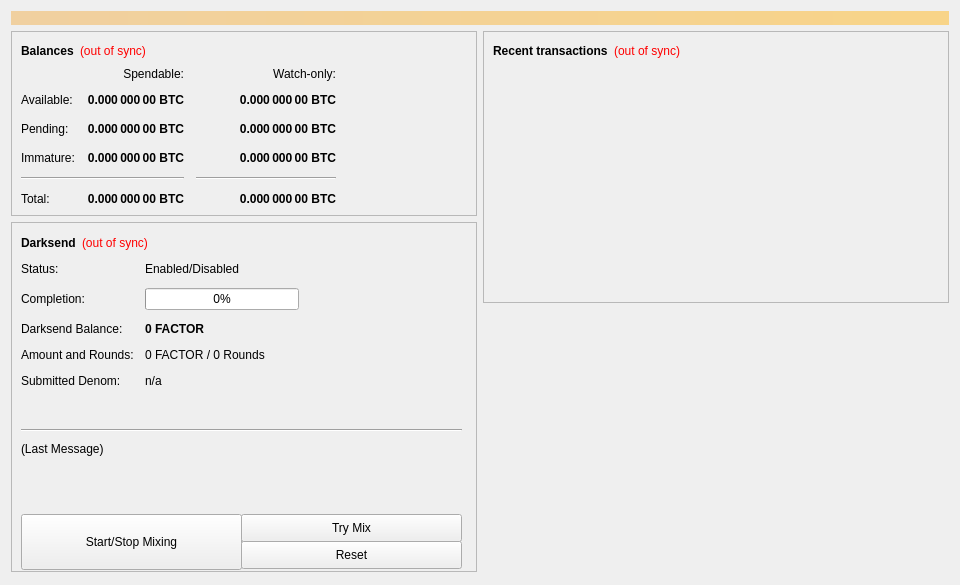
<?xml version="1.0" encoding="UTF-8"?>
<ui version="4.0">
 <class>OverviewPage</class>
 <widget class="QWidget" name="OverviewPage">
  <property name="geometry">
   <rect>
    <x>0</x>
    <y>0</y>
    <width>960</width>
    <height>585</height>
   </rect>
  </property>
  <property name="minimumSize">
   <size>
    <width>960</width>
    <height>0</height>
   </size>
  </property>
  <property name="windowTitle">
   <string>Form</string>
  </property>
  <layout class="QVBoxLayout" name="topLayout">
   <item>
    <widget class="QLabel" name="labelAlerts">
     <property name="visible">
      <bool>false</bool>
     </property>
     <property name="styleSheet">
      <string notr="true">background-color: qlineargradient(x1: 0, y1: 0, x2: 1, y2: 0, stop:0 #F0D0A0, stop:1 #F8D488); color:#000000;</string>
     </property>
     <property name="wordWrap">
      <bool>true</bool>
     </property>
     <property name="margin">
      <number>3</number>
     </property>
    </widget>
   </item>
   <item>
    <layout class="QHBoxLayout" name="horizontalLayout" stretch="1,1">
     <item>
      <layout class="QVBoxLayout" name="verticalLayout_2">
       <item>
        <widget class="QFrame" name="frame">
         <property name="frameShape">
          <enum>QFrame::StyledPanel</enum>
         </property>
         <property name="frameShadow">
          <enum>QFrame::Raised</enum>
         </property>
         <layout class="QVBoxLayout" name="verticalLayout_4">
          <item>
           <layout class="QHBoxLayout" name="horizontalLayout_4">
            <item>
             <widget class="QLabel" name="label_5">
              <property name="font">
               <font>
                <weight>75</weight>
                <bold>true</bold>
               </font>
              </property>
              <property name="text">
               <string>Balances</string>
              </property>
             </widget>
            </item>
            <item>
             <widget class="QLabel" name="labelWalletStatus">
              <property name="cursor">
               <cursorShape>WhatsThisCursor</cursorShape>
              </property>
              <property name="toolTip">
               <string>The displayed information may be out of date. Your wallet automatically synchronizes with the Factor network after a connection is established, but this process has not completed yet.</string>
              </property>
              <property name="styleSheet">
               <string notr="true">QLabel { color: red; }</string>
              </property>
              <property name="text">
               <string notr="true">(out of sync)</string>
              </property>
              <property name="alignment">
               <set>Qt::AlignLeading|Qt::AlignLeft|Qt::AlignVCenter</set>
              </property>
             </widget>
            </item>
            <item>
             <spacer name="horizontalSpacer_3">
              <property name="orientation">
               <enum>Qt::Horizontal</enum>
              </property>
              <property name="sizeHint" stdset="0">
               <size>
                <width>40</width>
                <height>20</height>
               </size>
              </property>
             </spacer>
            </item>
           </layout>
          </item>
          <item>
           <layout class="QGridLayout" name="gridLayout">
            <property name="spacing">
             <number>12</number>
            </property>
            <item row="2" column="2">
             <widget class="QLabel" name="labelWatchPending">
              <property name="font">
               <font>
                <weight>75</weight>
                <bold>true</bold>
               </font>
              </property>
              <property name="cursor">
               <cursorShape>IBeamCursor</cursorShape>
              </property>
              <property name="toolTip">
               <string>Unconfirmed transactions to watch-only addresses</string>
              </property>
              <property name="text">
               <string notr="true">0.000 000 00 BTC</string>
              </property>
              <property name="alignment">
               <set>Qt::AlignRight|Qt::AlignTrailing|Qt::AlignVCenter</set>
              </property>
              <property name="textInteractionFlags">
               <set>Qt::LinksAccessibleByMouse|Qt::TextSelectableByKeyboard|Qt::TextSelectableByMouse</set>
              </property>
             </widget>
            </item>
            <item row="2" column="1">
             <widget class="QLabel" name="labelUnconfirmed">
              <property name="font">
               <font>
                <weight>75</weight>
                <bold>true</bold>
               </font>
              </property>
              <property name="cursor">
               <cursorShape>IBeamCursor</cursorShape>
              </property>
              <property name="toolTip">
               <string>Total of transactions that have yet to be confirmed, and do not yet count toward the spendable balance</string>
              </property>
              <property name="text">
               <string notr="true">0.000 000 00 BTC</string>
              </property>
              <property name="alignment">
               <set>Qt::AlignRight|Qt::AlignTrailing|Qt::AlignVCenter</set>
              </property>
              <property name="textInteractionFlags">
               <set>Qt::LinksAccessibleByMouse|Qt::TextSelectableByKeyboard|Qt::TextSelectableByMouse</set>
              </property>
             </widget>
            </item>
            <item row="3" column="2">
             <widget class="QLabel" name="labelWatchImmature">
              <property name="font">
               <font>
                <weight>75</weight>
                <bold>true</bold>
               </font>
              </property>
              <property name="cursor">
               <cursorShape>IBeamCursor</cursorShape>
              </property>
              <property name="toolTip">
               <string>Mined balance in watch-only addresses that has not yet matured</string>
              </property>
              <property name="text">
               <string notr="true">0.000 000 00 BTC</string>
              </property>
              <property name="alignment">
               <set>Qt::AlignRight|Qt::AlignTrailing|Qt::AlignVCenter</set>
              </property>
              <property name="textInteractionFlags">
               <set>Qt::LinksAccessibleByMouse|Qt::TextSelectableByKeyboard|Qt::TextSelectableByMouse</set>
              </property>
             </widget>
            </item>
            <item row="4" column="0" colspan="2">
             <widget class="Line" name="lineSpendableBalance">
              <property name="orientation">
               <enum>Qt::Horizontal</enum>
              </property>
             </widget>
            </item>
            <item row="4" column="2">
             <widget class="Line" name="lineWatchBalance">
              <property name="sizePolicy">
               <sizepolicy hsizetype="Preferred" vsizetype="Fixed">
                <horstretch>0</horstretch>
                <verstretch>0</verstretch>
               </sizepolicy>
              </property>
              <property name="minimumSize">
               <size>
                <width>140</width>
                <height>0</height>
               </size>
              </property>
              <property name="orientation">
               <enum>Qt::Horizontal</enum>
              </property>
             </widget>
            </item>
            <item row="5" column="0">
             <widget class="QLabel" name="labelTotalText">
              <property name="text">
               <string>Total:</string>
              </property>
             </widget>
            </item>
            <item row="3" column="1">
             <widget class="QLabel" name="labelImmature">
              <property name="font">
               <font>
                <weight>75</weight>
                <bold>true</bold>
               </font>
              </property>
              <property name="cursor">
               <cursorShape>IBeamCursor</cursorShape>
              </property>
              <property name="toolTip">
               <string>Mined balance that has not yet matured</string>
              </property>
              <property name="text">
               <string notr="true">0.000 000 00 BTC</string>
              </property>
              <property name="alignment">
               <set>Qt::AlignRight|Qt::AlignTrailing|Qt::AlignVCenter</set>
              </property>
              <property name="textInteractionFlags">
               <set>Qt::LinksAccessibleByMouse|Qt::TextSelectableByKeyboard|Qt::TextSelectableByMouse</set>
              </property>
             </widget>
            </item>
            <item row="2" column="3">
             <spacer name="horizontalSpacer_2">
              <property name="orientation">
               <enum>Qt::Horizontal</enum>
              </property>
              <property name="sizeHint" stdset="0">
               <size>
                <width>40</width>
                <height>20</height>
               </size>
              </property>
             </spacer>
            </item>
            <item row="3" column="0">
             <widget class="QLabel" name="labelImmatureText">
              <property name="text">
               <string>Immature:</string>
              </property>
             </widget>
            </item>
            <item row="5" column="1">
             <widget class="QLabel" name="labelTotal">
              <property name="font">
               <font>
                <weight>75</weight>
                <bold>true</bold>
               </font>
              </property>
              <property name="cursor">
               <cursorShape>IBeamCursor</cursorShape>
              </property>
              <property name="toolTip">
               <string>Your current total balance</string>
              </property>
              <property name="text">
               <string notr="true">0.000 000 00 BTC</string>
              </property>
              <property name="alignment">
               <set>Qt::AlignRight|Qt::AlignTrailing|Qt::AlignVCenter</set>
              </property>
              <property name="textInteractionFlags">
               <set>Qt::LinksAccessibleByMouse|Qt::TextSelectableByKeyboard|Qt::TextSelectableByMouse</set>
              </property>
             </widget>
            </item>
            <item row="5" column="2">
             <widget class="QLabel" name="labelWatchTotal">
              <property name="font">
               <font>
                <weight>75</weight>
                <bold>true</bold>
               </font>
              </property>
              <property name="cursor">
               <cursorShape>IBeamCursor</cursorShape>
              </property>
              <property name="toolTip">
               <string>Current total balance in watch-only addresses</string>
              </property>
              <property name="text">
               <string notr="true">0.000 000 00 BTC</string>
              </property>
              <property name="alignment">
               <set>Qt::AlignRight|Qt::AlignTrailing|Qt::AlignVCenter</set>
              </property>
              <property name="textInteractionFlags">
               <set>Qt::LinksAccessibleByMouse|Qt::TextSelectableByKeyboard|Qt::TextSelectableByMouse</set>
              </property>
             </widget>
            </item>
            <item row="0" column="2">
             <widget class="QLabel" name="labelWatchonly">
              <property name="text">
               <string>Watch-only:</string>
              </property>
              <property name="alignment">
               <set>Qt::AlignRight|Qt::AlignTrailing|Qt::AlignVCenter</set>
              </property>
             </widget>
            </item>
            <item row="1" column="0">
             <widget class="QLabel" name="labelBalanceText">
              <property name="text">
               <string>Available:</string>
              </property>
             </widget>
            </item>
            <item row="1" column="1">
             <widget class="QLabel" name="labelBalance">
              <property name="font">
               <font>
                <weight>75</weight>
                <bold>true</bold>
               </font>
              </property>
              <property name="cursor">
               <cursorShape>IBeamCursor</cursorShape>
              </property>
              <property name="toolTip">
               <string>Your current spendable balance</string>
              </property>
              <property name="text">
               <string notr="true">0.000 000 00 BTC</string>
              </property>
              <property name="alignment">
               <set>Qt::AlignRight|Qt::AlignTrailing|Qt::AlignVCenter</set>
              </property>
              <property name="textInteractionFlags">
               <set>Qt::LinksAccessibleByMouse|Qt::TextSelectableByKeyboard|Qt::TextSelectableByMouse</set>
              </property>
             </widget>
            </item>
            <item row="1" column="2">
             <widget class="QLabel" name="labelWatchAvailable">
              <property name="font">
               <font>
                <weight>75</weight>
                <bold>true</bold>
               </font>
              </property>
              <property name="cursor">
               <cursorShape>IBeamCursor</cursorShape>
              </property>
              <property name="toolTip">
               <string>Your current balance in watch-only addresses</string>
              </property>
              <property name="text">
               <string notr="true">0.000 000 00 BTC</string>
              </property>
              <property name="alignment">
               <set>Qt::AlignRight|Qt::AlignTrailing|Qt::AlignVCenter</set>
              </property>
              <property name="textInteractionFlags">
               <set>Qt::LinksAccessibleByMouse|Qt::TextSelectableByKeyboard|Qt::TextSelectableByMouse</set>
              </property>
             </widget>
            </item>
            <item row="2" column="0">
             <widget class="QLabel" name="labelPendingText">
              <property name="text">
               <string>Pending:</string>
              </property>
             </widget>
            </item>
            <item row="0" column="1">
             <widget class="QLabel" name="labelSpendable">
              <property name="text">
               <string>Spendable:</string>
              </property>
              <property name="alignment">
               <set>Qt::AlignRight|Qt::AlignTrailing|Qt::AlignVCenter</set>
              </property>
             </widget>
            </item>
           </layout>
          </item>
         </layout>
        </widget>
       </item>
       <item>
        <widget class="QFrame" name="frameDarksend">
         <property name="minimumSize">
          <size>
           <width>0</width>
           <height>350</height>
          </size>
         </property>
         <property name="layoutDirection">
          <enum>Qt::LeftToRight</enum>
         </property>
         <property name="frameShape">
          <enum>QFrame::StyledPanel</enum>
         </property>
         <property name="frameShadow">
          <enum>QFrame::Raised</enum>
         </property>
         <widget class="QWidget" name="formLayoutWidget">
          <property name="geometry">
           <rect>
            <x>10</x>
            <y>40</y>
            <width>451</width>
            <height>161</height>
           </rect>
          </property>
          <layout class="QFormLayout" name="formLayout">
           <property name="fieldGrowthPolicy">
            <enum>QFormLayout::AllNonFixedFieldsGrow</enum>
           </property>
           <property name="horizontalSpacing">
            <number>11</number>
           </property>
           <property name="verticalSpacing">
            <number>12</number>
           </property>
           <item row="0" column="0">
            <widget class="QLabel" name="label_6">
             <property name="text">
              <string>Status:</string>
             </property>
            </widget>
           </item>
           <item row="1" column="0">
            <widget class="QLabel" name="label_7">
             <property name="text">
              <string>Completion:</string>
             </property>
            </widget>
           </item>
           <item row="1" column="1">
            <widget class="QProgressBar" name="darksendProgress">
             <property name="maximumSize">
              <size>
               <width>154</width>
               <height>16777215</height>
              </size>
             </property>
             <property name="value">
              <number>0</number>
             </property>
            </widget>
           </item>
           <item row="2" column="0">
            <widget class="QLabel" name="labelAnonymizedText">
             <property name="text">
              <string>Darksend Balance:</string>
             </property>
            </widget>
           </item>
           <item row="2" column="1">
            <widget class="QLabel" name="labelAnonymized">
             <property name="font">
              <font>
               <weight>75</weight>
               <bold>true</bold>
              </font>
             </property>
             <property name="text">
              <string notr="true">0 FACTOR</string>
             </property>
            </widget>
           </item>
           <item row="3" column="0">
            <widget class="QLabel" name="label_8">
             <property name="text">
              <string>Amount and Rounds:</string>
             </property>
            </widget>
           </item>
           <item row="3" column="1">
            <widget class="QLabel" name="labelAmountRounds">
             <property name="text">
              <string>0 FACTOR / 0 Rounds</string>
             </property>
            </widget>
           </item>
           <item row="4" column="0">
            <widget class="QLabel" name="label_9">
             <property name="text">
              <string>Submitted Denom:</string>
             </property>
            </widget>
           </item>
           <item row="4" column="1">
            <widget class="QLabel" name="labelSubmittedDenom">
             <property name="toolTip">
              <string>The denominations you submitted to the Masternode.&lt;br&gt;To mix, other users must submit the exact same denominations.</string>
             </property>
             <property name="text">
              <string>n/a</string>
             </property>
            </widget>
           </item>
           <item row="0" column="1">
            <widget class="QLabel" name="darksendEnabled">
             <property name="text">
              <string>Enabled/Disabled</string>
             </property>
            </widget>
           </item>
          </layout>
         </widget>
         <widget class="QPushButton" name="runAutoDenom">
          <property name="geometry">
           <rect>
            <x>251</x>
            <y>17</y>
            <width>1</width>
            <height>1</height>
           </rect>
          </property>
          <property name="palette">
           <palette>
            <active>
             <colorrole role="WindowText">
              <brush brushstyle="SolidPattern">
               <color alpha="255">
                <red>0</red>
                <green>0</green>
                <blue>0</blue>
               </color>
              </brush>
             </colorrole>
             <colorrole role="Button">
              <brush brushstyle="SolidPattern">
               <color alpha="255">
                <red>239</red>
                <green>238</green>
                <blue>238</blue>
               </color>
              </brush>
             </colorrole>
             <colorrole role="Light">
              <brush brushstyle="SolidPattern">
               <color alpha="255">
                <red>255</red>
                <green>255</green>
                <blue>255</blue>
               </color>
              </brush>
             </colorrole>
             <colorrole role="Midlight">
              <brush brushstyle="SolidPattern">
               <color alpha="255">
                <red>247</red>
                <green>246</green>
                <blue>246</blue>
               </color>
              </brush>
             </colorrole>
             <colorrole role="Dark">
              <brush brushstyle="SolidPattern">
               <color alpha="255">
                <red>119</red>
                <green>119</green>
                <blue>119</blue>
               </color>
              </brush>
             </colorrole>
             <colorrole role="Mid">
              <brush brushstyle="SolidPattern">
               <color alpha="255">
                <red>159</red>
                <green>159</green>
                <blue>159</blue>
               </color>
              </brush>
             </colorrole>
             <colorrole role="Text">
              <brush brushstyle="SolidPattern">
               <color alpha="255">
                <red>0</red>
                <green>0</green>
                <blue>0</blue>
               </color>
              </brush>
             </colorrole>
             <colorrole role="BrightText">
              <brush brushstyle="SolidPattern">
               <color alpha="255">
                <red>255</red>
                <green>255</green>
                <blue>255</blue>
               </color>
              </brush>
             </colorrole>
             <colorrole role="ButtonText">
              <brush brushstyle="SolidPattern">
               <color alpha="255">
                <red>0</red>
                <green>0</green>
                <blue>0</blue>
               </color>
              </brush>
             </colorrole>
             <colorrole role="Base">
              <brush brushstyle="SolidPattern">
               <color alpha="255">
                <red>255</red>
                <green>255</green>
                <blue>255</blue>
               </color>
              </brush>
             </colorrole>
             <colorrole role="Window">
              <brush brushstyle="SolidPattern">
               <color alpha="255">
                <red>239</red>
                <green>238</green>
                <blue>238</blue>
               </color>
              </brush>
             </colorrole>
             <colorrole role="Shadow">
              <brush brushstyle="SolidPattern">
               <color alpha="255">
                <red>0</red>
                <green>0</green>
                <blue>0</blue>
               </color>
              </brush>
             </colorrole>
             <colorrole role="AlternateBase">
              <brush brushstyle="SolidPattern">
               <color alpha="255">
                <red>247</red>
                <green>246</green>
                <blue>246</blue>
               </color>
              </brush>
             </colorrole>
             <colorrole role="ToolTipBase">
              <brush brushstyle="SolidPattern">
               <color alpha="255">
                <red>255</red>
                <green>255</green>
                <blue>220</blue>
               </color>
              </brush>
             </colorrole>
             <colorrole role="ToolTipText">
              <brush brushstyle="SolidPattern">
               <color alpha="255">
                <red>0</red>
                <green>0</green>
                <blue>0</blue>
               </color>
              </brush>
             </colorrole>
            </active>
            <inactive>
             <colorrole role="WindowText">
              <brush brushstyle="SolidPattern">
               <color alpha="255">
                <red>0</red>
                <green>0</green>
                <blue>0</blue>
               </color>
              </brush>
             </colorrole>
             <colorrole role="Button">
              <brush brushstyle="SolidPattern">
               <color alpha="255">
                <red>239</red>
                <green>238</green>
                <blue>238</blue>
               </color>
              </brush>
             </colorrole>
             <colorrole role="Light">
              <brush brushstyle="SolidPattern">
               <color alpha="255">
                <red>255</red>
                <green>255</green>
                <blue>255</blue>
               </color>
              </brush>
             </colorrole>
             <colorrole role="Midlight">
              <brush brushstyle="SolidPattern">
               <color alpha="255">
                <red>247</red>
                <green>246</green>
                <blue>246</blue>
               </color>
              </brush>
             </colorrole>
             <colorrole role="Dark">
              <brush brushstyle="SolidPattern">
               <color alpha="255">
                <red>119</red>
                <green>119</green>
                <blue>119</blue>
               </color>
              </brush>
             </colorrole>
             <colorrole role="Mid">
              <brush brushstyle="SolidPattern">
               <color alpha="255">
                <red>159</red>
                <green>159</green>
                <blue>159</blue>
               </color>
              </brush>
             </colorrole>
             <colorrole role="Text">
              <brush brushstyle="SolidPattern">
               <color alpha="255">
                <red>0</red>
                <green>0</green>
                <blue>0</blue>
               </color>
              </brush>
             </colorrole>
             <colorrole role="BrightText">
              <brush brushstyle="SolidPattern">
               <color alpha="255">
                <red>255</red>
                <green>255</green>
                <blue>255</blue>
               </color>
              </brush>
             </colorrole>
             <colorrole role="ButtonText">
              <brush brushstyle="SolidPattern">
               <color alpha="255">
                <red>0</red>
                <green>0</green>
                <blue>0</blue>
               </color>
              </brush>
             </colorrole>
             <colorrole role="Base">
              <brush brushstyle="SolidPattern">
               <color alpha="255">
                <red>255</red>
                <green>255</green>
                <blue>255</blue>
               </color>
              </brush>
             </colorrole>
             <colorrole role="Window">
              <brush brushstyle="SolidPattern">
               <color alpha="255">
                <red>239</red>
                <green>238</green>
                <blue>238</blue>
               </color>
              </brush>
             </colorrole>
             <colorrole role="Shadow">
              <brush brushstyle="SolidPattern">
               <color alpha="255">
                <red>0</red>
                <green>0</green>
                <blue>0</blue>
               </color>
              </brush>
             </colorrole>
             <colorrole role="AlternateBase">
              <brush brushstyle="SolidPattern">
               <color alpha="255">
                <red>247</red>
                <green>246</green>
                <blue>246</blue>
               </color>
              </brush>
             </colorrole>
             <colorrole role="ToolTipBase">
              <brush brushstyle="SolidPattern">
               <color alpha="255">
                <red>255</red>
                <green>255</green>
                <blue>220</blue>
               </color>
              </brush>
             </colorrole>
             <colorrole role="ToolTipText">
              <brush brushstyle="SolidPattern">
               <color alpha="255">
                <red>0</red>
                <green>0</green>
                <blue>0</blue>
               </color>
              </brush>
             </colorrole>
            </inactive>
            <disabled>
             <colorrole role="WindowText">
              <brush brushstyle="SolidPattern">
               <color alpha="255">
                <red>119</red>
                <green>119</green>
                <blue>119</blue>
               </color>
              </brush>
             </colorrole>
             <colorrole role="Button">
              <brush brushstyle="SolidPattern">
               <color alpha="255">
                <red>239</red>
                <green>238</green>
                <blue>238</blue>
               </color>
              </brush>
             </colorrole>
             <colorrole role="Light">
              <brush brushstyle="SolidPattern">
               <color alpha="255">
                <red>255</red>
                <green>255</green>
                <blue>255</blue>
               </color>
              </brush>
             </colorrole>
             <colorrole role="Midlight">
              <brush brushstyle="SolidPattern">
               <color alpha="255">
                <red>247</red>
                <green>246</green>
                <blue>246</blue>
               </color>
              </brush>
             </colorrole>
             <colorrole role="Dark">
              <brush brushstyle="SolidPattern">
               <color alpha="255">
                <red>119</red>
                <green>119</green>
                <blue>119</blue>
               </color>
              </brush>
             </colorrole>
             <colorrole role="Mid">
              <brush brushstyle="SolidPattern">
               <color alpha="255">
                <red>159</red>
                <green>159</green>
                <blue>159</blue>
               </color>
              </brush>
             </colorrole>
             <colorrole role="Text">
              <brush brushstyle="SolidPattern">
               <color alpha="255">
                <red>119</red>
                <green>119</green>
                <blue>119</blue>
               </color>
              </brush>
             </colorrole>
             <colorrole role="BrightText">
              <brush brushstyle="SolidPattern">
               <color alpha="255">
                <red>255</red>
                <green>255</green>
                <blue>255</blue>
               </color>
              </brush>
             </colorrole>
             <colorrole role="ButtonText">
              <brush brushstyle="SolidPattern">
               <color alpha="255">
                <red>119</red>
                <green>119</green>
                <blue>119</blue>
               </color>
              </brush>
             </colorrole>
             <colorrole role="Base">
              <brush brushstyle="SolidPattern">
               <color alpha="255">
                <red>239</red>
                <green>238</green>
                <blue>238</blue>
               </color>
              </brush>
             </colorrole>
             <colorrole role="Window">
              <brush brushstyle="SolidPattern">
               <color alpha="255">
                <red>239</red>
                <green>238</green>
                <blue>238</blue>
               </color>
              </brush>
             </colorrole>
             <colorrole role="Shadow">
              <brush brushstyle="SolidPattern">
               <color alpha="255">
                <red>0</red>
                <green>0</green>
                <blue>0</blue>
               </color>
              </brush>
             </colorrole>
             <colorrole role="AlternateBase">
              <brush brushstyle="SolidPattern">
               <color alpha="255">
                <red>239</red>
                <green>238</green>
                <blue>238</blue>
               </color>
              </brush>
             </colorrole>
             <colorrole role="ToolTipBase">
              <brush brushstyle="SolidPattern">
               <color alpha="255">
                <red>255</red>
                <green>255</green>
                <blue>220</blue>
               </color>
              </brush>
             </colorrole>
             <colorrole role="ToolTipText">
              <brush brushstyle="SolidPattern">
               <color alpha="255">
                <red>0</red>
                <green>0</green>
                <blue>0</blue>
               </color>
              </brush>
             </colorrole>
            </disabled>
           </palette>
          </property>
          <property name="focusPolicy">
           <enum>Qt::NoFocus</enum>
          </property>
          <property name="autoFillBackground">
           <bool>true</bool>
          </property>
          <property name="text">
           <string/>
          </property>
          <property name="flat">
           <bool>true</bool>
          </property>
         </widget>
         <widget class="QPushButton" name="toggleDarksend">
          <property name="geometry">
           <rect>
            <x>10</x>
            <y>292</y>
            <width>221</width>
            <height>56</height>
           </rect>
          </property>
          <property name="sizePolicy">
           <sizepolicy hsizetype="MinimumExpanding" vsizetype="Fixed">
            <horstretch>0</horstretch>
            <verstretch>0</verstretch>
           </sizepolicy>
          </property>
          <property name="text">
           <string>Start/Stop Mixing</string>
          </property>
         </widget>
         <widget class="Line" name="lineLastMessage">
          <property name="geometry">
           <rect>
            <x>10</x>
            <y>200</y>
            <width>441</width>
            <height>16</height>
           </rect>
          </property>
          <property name="orientation">
           <enum>Qt::Horizontal</enum>
          </property>
         </widget>
         <widget class="QLabel" name="darksendStatus">
          <property name="geometry">
           <rect>
            <x>10</x>
            <y>220</y>
            <width>451</width>
            <height>61</height>
           </rect>
          </property>
          <property name="minimumSize">
           <size>
            <width>288</width>
            <height>43</height>
           </size>
          </property>
          <property name="text">
           <string>(Last Message)</string>
          </property>
          <property name="alignment">
           <set>Qt::AlignLeading|Qt::AlignLeft|Qt::AlignTop</set>
          </property>
          <property name="wordWrap">
           <bool>true</bool>
          </property>
         </widget>
         <widget class="QPushButton" name="darksendAuto">
          <property name="geometry">
           <rect>
            <x>230</x>
            <y>292</y>
            <width>221</width>
            <height>28</height>
           </rect>
          </property>
          <property name="sizePolicy">
           <sizepolicy hsizetype="MinimumExpanding" vsizetype="Fixed">
            <horstretch>0</horstretch>
            <verstretch>0</verstretch>
           </sizepolicy>
          </property>
          <property name="toolTip">
           <string>Try to manually submit a Darksend request.</string>
          </property>
          <property name="text">
           <string>Try Mix</string>
          </property>
         </widget>
         <widget class="QPushButton" name="darksendReset">
          <property name="geometry">
           <rect>
            <x>230</x>
            <y>319</y>
            <width>221</width>
            <height>28</height>
           </rect>
          </property>
          <property name="sizePolicy">
           <sizepolicy hsizetype="MinimumExpanding" vsizetype="Fixed">
            <horstretch>0</horstretch>
            <verstretch>0</verstretch>
           </sizepolicy>
          </property>
          <property name="toolTip">
           <string>Reset the current status of Darksend (can interrupt Darksend if it's in the process of Mixing, which can cost you money!)</string>
          </property>
          <property name="autoFillBackground">
           <bool>false</bool>
          </property>
          <property name="text">
           <string>Reset</string>
          </property>
         </widget>
         <widget class="QWidget" name="layoutWidget">
          <property name="geometry">
           <rect>
            <x>10</x>
            <y>10</y>
            <width>431</width>
            <height>22</height>
           </rect>
          </property>
          <layout class="QHBoxLayout" name="horizontalLayout_5">
           <item>
            <widget class="QLabel" name="label_2">
             <property name="font">
              <font>
               <weight>75</weight>
               <bold>true</bold>
              </font>
             </property>
             <property name="text">
              <string>Darksend</string>
             </property>
            </widget>
           </item>
           <item>
            <widget class="QLabel" name="labelDarksendSyncStatus">
             <property name="toolTip">
              <string>The displayed information may be out of date. Your wallet automatically synchronizes with the Factor network after a connection is established, but this process has not completed yet.</string>
             </property>
             <property name="styleSheet">
              <string notr="true">QLabel { color: red; }</string>
             </property>
             <property name="text">
              <string notr="true">(out of sync)</string>
             </property>
             <property name="alignment">
              <set>Qt::AlignLeading|Qt::AlignLeft|Qt::AlignVCenter</set>
             </property>
            </widget>
           </item>
           <item>
            <spacer name="horizontalSpacer_4">
             <property name="orientation">
              <enum>Qt::Horizontal</enum>
             </property>
             <property name="sizeHint" stdset="0">
              <size>
               <width>40</width>
               <height>20</height>
              </size>
             </property>
            </spacer>
           </item>
          </layout>
         </widget>
        </widget>
       </item>
       <item>
        <spacer name="verticalSpacer">
         <property name="orientation">
          <enum>Qt::Vertical</enum>
         </property>
         <property name="sizeHint" stdset="0">
          <size>
           <width>20</width>
           <height>40</height>
          </size>
         </property>
        </spacer>
       </item>
      </layout>
     </item>
     <item>
      <layout class="QVBoxLayout" name="verticalLayout_3">
       <item>
        <widget class="QFrame" name="frame_2">
         <property name="frameShape">
          <enum>QFrame::StyledPanel</enum>
         </property>
         <property name="frameShadow">
          <enum>QFrame::Raised</enum>
         </property>
         <layout class="QVBoxLayout" name="verticalLayout">
          <item>
           <layout class="QHBoxLayout" name="horizontalLayout_2">
            <item>
             <widget class="QLabel" name="label_4">
              <property name="font">
               <font>
                <weight>75</weight>
                <bold>true</bold>
               </font>
              </property>
              <property name="text">
               <string>Recent transactions</string>
              </property>
             </widget>
            </item>
            <item>
             <widget class="QLabel" name="labelTransactionsStatus">
              <property name="cursor">
               <cursorShape>WhatsThisCursor</cursorShape>
              </property>
              <property name="toolTip">
               <string>The displayed information may be out of date. Your wallet automatically synchronizes with the Factor network after a connection is established, but this process has not completed yet.</string>
              </property>
              <property name="styleSheet">
               <string notr="true">QLabel { color: red; }</string>
              </property>
              <property name="text">
               <string notr="true">(out of sync)</string>
              </property>
              <property name="alignment">
               <set>Qt::AlignRight|Qt::AlignTrailing|Qt::AlignVCenter</set>
              </property>
             </widget>
            </item>
            <item>
             <spacer name="horizontalSpacer">
              <property name="orientation">
               <enum>Qt::Horizontal</enum>
              </property>
              <property name="sizeHint" stdset="0">
               <size>
                <width>40</width>
                <height>20</height>
               </size>
              </property>
             </spacer>
            </item>
           </layout>
          </item>
          <item>
           <widget class="QListView" name="listTransactions">
            <property name="styleSheet">
             <string notr="true">QListView { background: transparent; }</string>
            </property>
            <property name="frameShape">
             <enum>QFrame::NoFrame</enum>
            </property>
            <property name="verticalScrollBarPolicy">
             <enum>Qt::ScrollBarAlwaysOff</enum>
            </property>
            <property name="horizontalScrollBarPolicy">
             <enum>Qt::ScrollBarAlwaysOff</enum>
            </property>
            <property name="selectionMode">
             <enum>QAbstractItemView::NoSelection</enum>
            </property>
           </widget>
          </item>
         </layout>
        </widget>
       </item>
       <item>
        <spacer name="verticalSpacer_2">
         <property name="orientation">
          <enum>Qt::Vertical</enum>
         </property>
         <property name="sizeHint" stdset="0">
          <size>
           <width>20</width>
           <height>40</height>
          </size>
         </property>
        </spacer>
       </item>
      </layout>
     </item>
    </layout>
   </item>
  </layout>
 </widget>
 <resources/>
 <connections/>
</ui>
